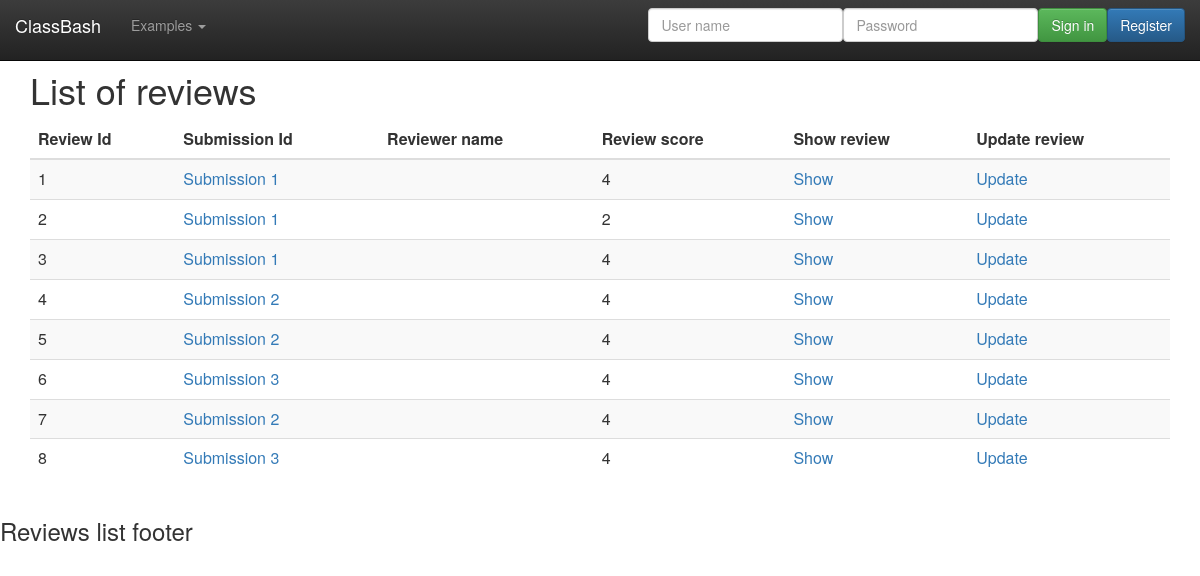
/WebContent/review/showall, run on the app's committed database.
### tables this page shows
CREATE TABLE Reviews (
  reviewId           int(11) NOT NULL AUTO_INCREMENT,
  submissionId       int(11) NOT NULL,
  reviewerId         int(11) NOT NULL,
  score              int NOT NULL,
  review             varchar (4096) NOT NULL,
  dateCreated        TIMESTAMP DEFAULT CURRENT_TIMESTAMP,
  PRIMARY KEY (reviewId),
  FOREIGN KEY (submissionId) REFERENCES Submissions(submissionId),
  FOREIGN KEY (reviewerId) REFERENCES Users(userId),
  CONSTRAINT rid_subid UNIQUE (reviewerId, submissionId)
);

### WebContent/models/Review.class.php (called while the page is built, shortened)
<?php
class Review {
	private $formInput;
	private $reviewId;
	private $score;
	private $submissionId;
	public function __construct($formInput = null) {
		$this->formInput = $formInput;
	}
	public function getReviewId() {
		return $this->reviewId;
	}
	public function getScore() {
		return $this->score;
	}
	public function getSubmissionId() {
		return $this->submissionId;
	}
	public function setReviewId($id) {
		$this->reviewId = $id;
	}
	private function extractForm($valueName) {
		if (isset($this->formInput[$valueName])) {
			$value = trim($this->formInput[$valueName]);
			$value = stripslashes ($value);
			$value = htmlspecialchars ($value);
			return $value;
		}
	}
	private function initialize() {
		$this->reviewId = 0;
	}
	private function validateScore() {
		$this->score = $this->extractForm('score');
	}
	private function validateSubmissionId() {
		$this->submissionId = $this->extractForm('submissionId');
	}
}
?>

### WebContent/models/ReviewsDB.class.php (called while the page is built, shortened)
<?php
class ReviewsDB {
	public static function getReviewRowSetsBy($type = null, $value = null) {
		$allowedTypes = ["reviewId", "reviewerName", "submissionId", "score", "userId"];
		$typeAlias = array("reviewerName" => "Users.userName");
		$reviewRowSets = array();
		try {
			$db = Database::getDB ();
			$query = "SELECT Reviews.reviewId, Reviews.submissionId,
					  Reviews.score, Reviews.reviewerId, Users.userName as reviewerName, Reviews.review
	   		          FROM Reviews LEFT JOIN Users ON Reviews.reviewerId = Users.userId";
			if (!is_null($type)) {
			    if (!in_array($type, $allowedTypes))
					throw new PDOException("$type not an allowed search criterion for Reviews");
				$typeValue = (isset($typeAlias[$type]))?$typeAlias[$type]:$type;
			    $query = $query. " WHERE ($typeValue = :$type)";
			    $statement = $db->prepare($query);
			    $statement->bindParam(":$type", $value);
			} else
				$statement = $db->prepare($query);
			$statement->execute ();
			$reviewRowSets = $statement->fetchAll(PDO::FETCH_ASSOC);
		} catch (Exception $e) {
		}
		return $reviewRowSets;
	}
	public static function getReviewsArray($rowSets) {
		$reviews = array();
		foreach ($rowSets as $reviewRow ) {
			$review = new Review($reviewRow);
			$review->setReviewId($reviewRow['reviewId']);
			array_push ($reviews, $review);
		}
		return $reviews;
	}
	public static function getReviewsBy($type=null, $value=null) {
		$reviewRows = ReviewsDB::getReviewRowSetsBy($type, $value);
		return ReviewsDB::getReviewsArray($reviewRows);
	}
}
?>

### WebContent/views/ReviewView.class.php (the view, shortened to what this page needs)
<?php
class ReviewView {
	public static function showAll() {
		ReviewView::showAllDetails();
	}
	public static function showAllDetails() {
		$reviews = (array_key_exists('reviews', $_SESSION))?$_SESSION['reviews']:array();
		$base = (array_key_exists('base', $_SESSION))?$_SESSION['base']:"";
		echo '<div class="container">';
		echo '<h1>List of reviews</h1>';
		echo '<div class="table-responsive">';
		echo '<table class="table table-striped">';
		echo '<thead>';
		echo '<tr><th>Review Id</th><th>Submission Id</th>
			 <th>Reviewer name</th> <th>Review score</th>
			 <th>Show review</td> <th> Update review</th></tr>';
		echo '</thead>';
		echo '<tbody>';
		foreach($reviews as $review) {
			echo '<tr>';
			echo '<td>'. $review->getReviewId().'</td>';
			echo '<td><a href="/'.$base.'/submission/show/'.$review->getSubmissionId().'">Submission '. $review->getSubmissionId().'</a></td>';
			echo '<td>'.$review->getReviewerName().'</td>';
			echo '<td>'.$review->getScore().'</td>';
			echo '<td><a href="/'.$base.'/review/show/'.$review->getReviewId().'">Show</a></td>';
			echo '<td><a href="/'.$base.'/review/update/'.$review->getReviewId().'">Update</a></td>';
	        echo '</tr>';
		}
		echo '</tbody>';
		echo '</table>';
		echo '</div>';
		echo '</div>';
	}
}
?>

### WebContent/css/jumbotron.css (style rules this page uses)
body { padding-top: 50px; padding-bottom: 20px; }

### data on the page
reviews: reviewId "1", submissionId "1", score "4"
reviews: reviewId "2", submissionId "1", score "2"
reviews: reviewId "3", submissionId "1", score "4"
reviews: reviewId "4", submissionId "2", score "4"
reviews: reviewId "5", submissionId "2", score "4"
reviews: reviewId "6", submissionId "3", score "4"
reviews: reviewId "7", submissionId "2", score "4"
reviews: reviewId "8", submissionId "3", score "4"

### other printed values
$footer "Reviews list footer"
